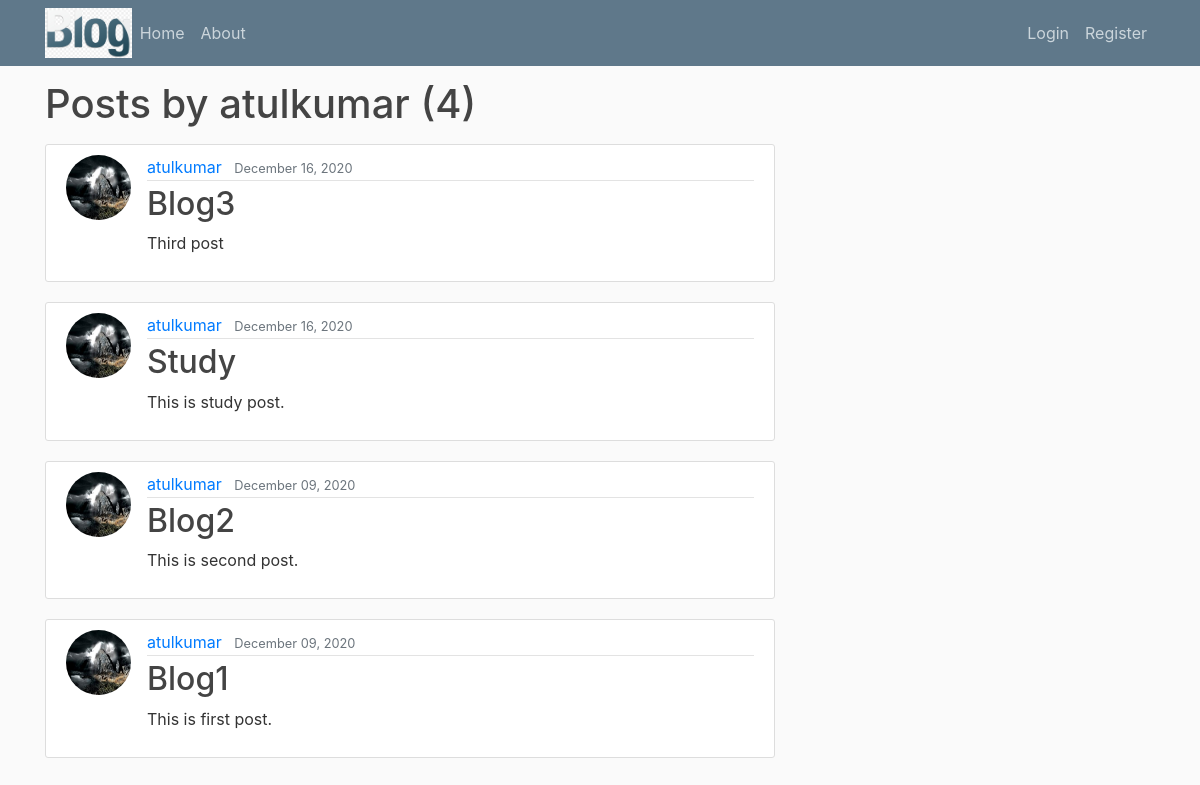
The app's page /post/atulkumar/ with its own data.
### blog/models.py (models this page shows, shortened)
class Post(models.Model):
    title=models.CharField(max_length=100)
    content=models.TextField()
    date_posted=models.DateTimeField(default=timezone.now)
    author=models.ForeignKey(User,on_delete=models.CASCADE)

### users/models.py (models this page shows, shortened)
class Profile(models.Model):
    user=models.OneToOneField(User, on_delete=models.CASCADE)
    image=models.ImageField(default='default.png',upload_to='profile_pics')

### blog/views.py (the view)
# urls.py: path('post/<str:username>/',views.UserPostListView.as_view(),name='user-posts'),
class UserPostListView(ListView):
    model= Post
    template_name= 'blog/user_post.html'
    context_object_name= 'posts'
    paginate_by= 5
    def get_queryset(self):
        user=get_object_or_404(User, username=self.kwargs.get('username'))
        return Post.objects.filter(author=user).order_by('-date_posted')

### blog/templates/blog/user_post.html (shortened to what this page needs)
{% extends 'blog/base.html' %}
{% load static %}
{% block content %}
    <h1 class="mb-3">Posts by {{view.kwargs.username}} ({{ page_obj.paginator.count }})</h1>
  {% for post in posts %}
    <article class="media content-section">
      <img class="rounded-circle article-img" src="{{post.author.profile.image.url}}">
      <div class="media-body">
        <div class="article-metadata">
          <a class="mr-2" href="{% url 'user-posts' post.author.username %}">{{ post.author }}</a>
          <small class="text-muted">{{ post.date_posted|date:"F d, Y" }}</small>
        </div>
        <h2><a class="article-title" href="{% url 'post-detail' post.id %}">{{ post.title }}</a></h2>
        <p class="article-content">{{ post.content }}</p>
      </div>
  </article>
  {% endfor %}
{% endblock content %}

### static/css/main.css (style rules this page uses)
body { background: #fafafa; color: #333333; margin-top: 5rem; }
h1, h2, h3, h4, h5, h6 { color: #444444; }
.content-section { background: #ffffff; padding: 10px 20px; border: 1px solid #dddddd; border-radius: 3px; margin-bottom: 20px; }
.article-title { color: #444444; }
.article-content { white-space: pre-line; }
.article-img { height: 65px; width: 65px; margin-right: 16px; }
.article-metadata { padding-bottom: 1px; margin-bottom: 4px; border-bottom: 1px solid #e3e3e3 }

### records on screen
Post: author.profile.image (picture), author "atulkumar", date_posted "December 16, 2020", title "Blog3", content "Third post"
Post: author.profile.image (picture), author "atulkumar", date_posted "December 16, 2020", title "Study", content "This is study post."
Post: author.profile.image (picture), author "atulkumar", date_posted "December 09, 2020", title "Blog2", content "This is second post."
Post: author.profile.image (picture), author "atulkumar", date_posted "December 09, 2020", title "Blog1", content "This is first post."

### other values on screen
{{ view.kwargs.username }} "atulkumar"
{{ page_obj.paginator.count }} "4"
